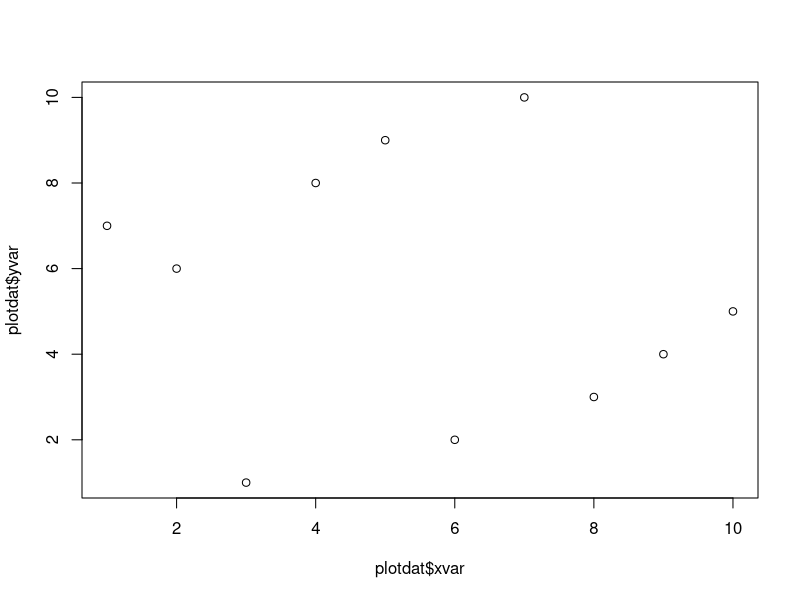
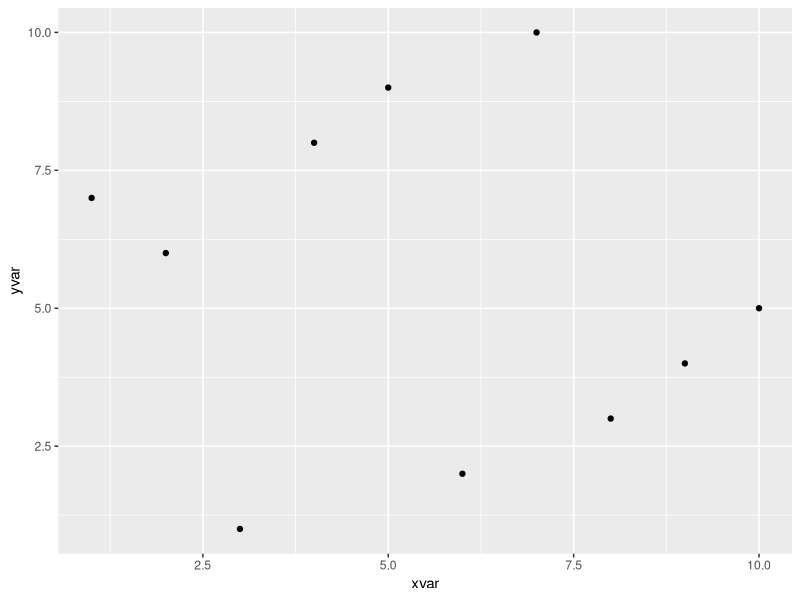
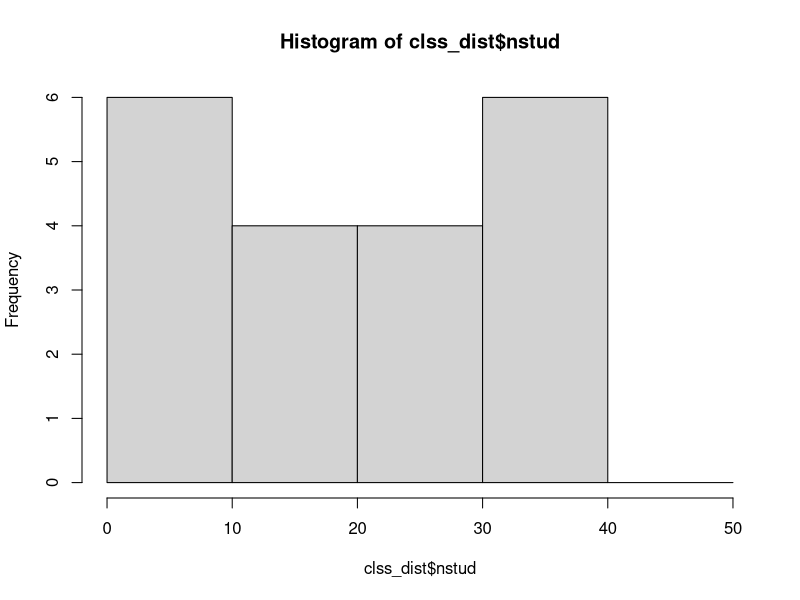
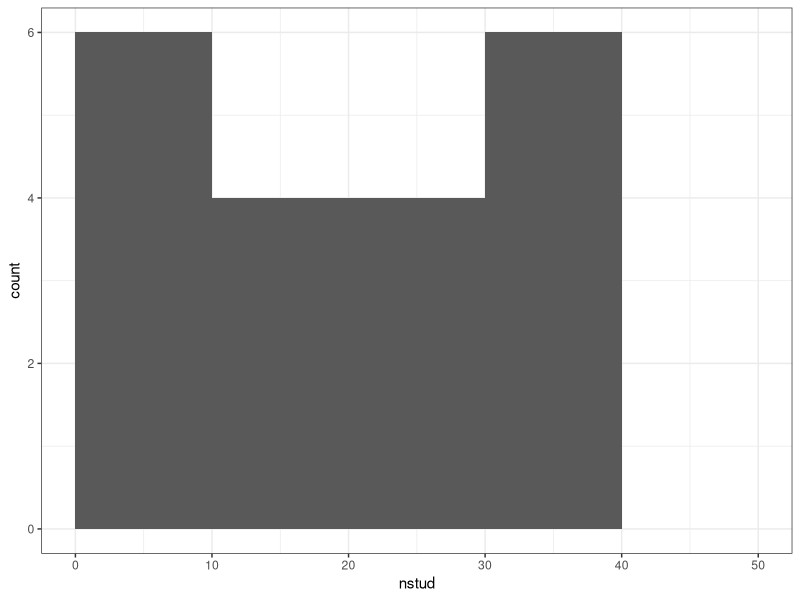
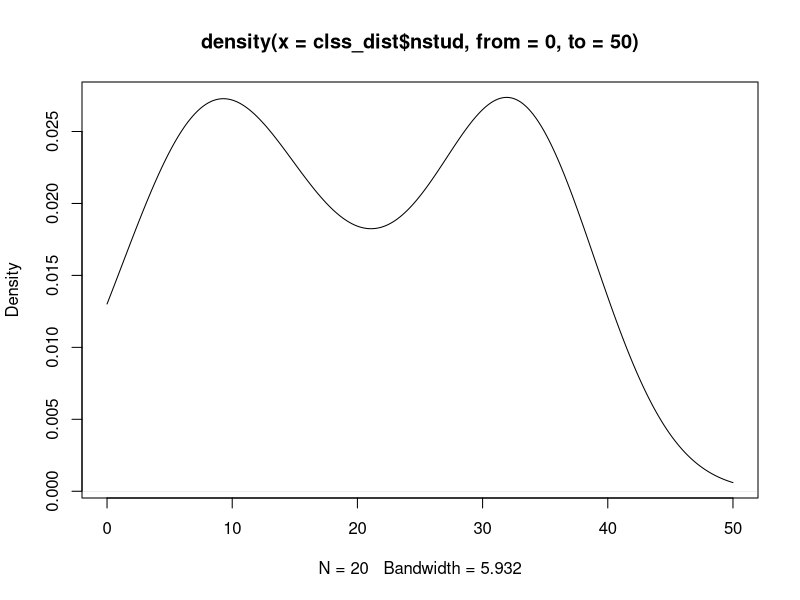
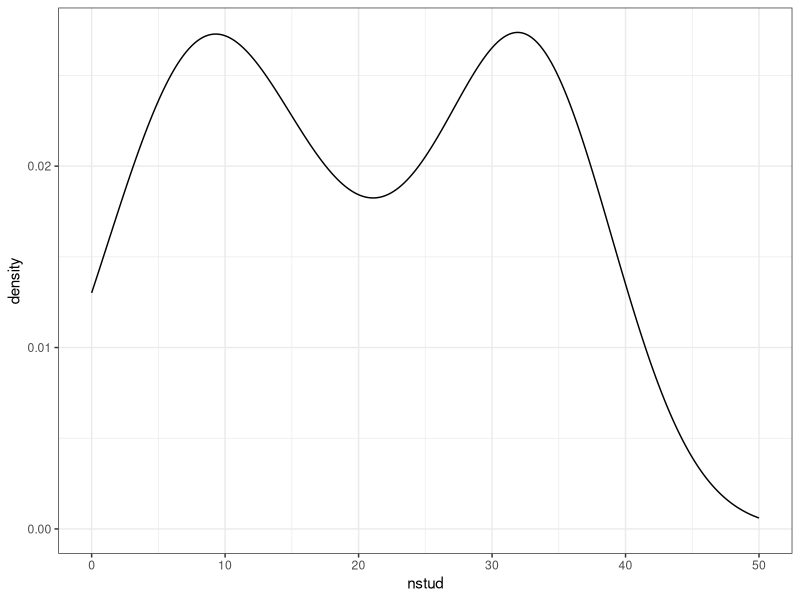
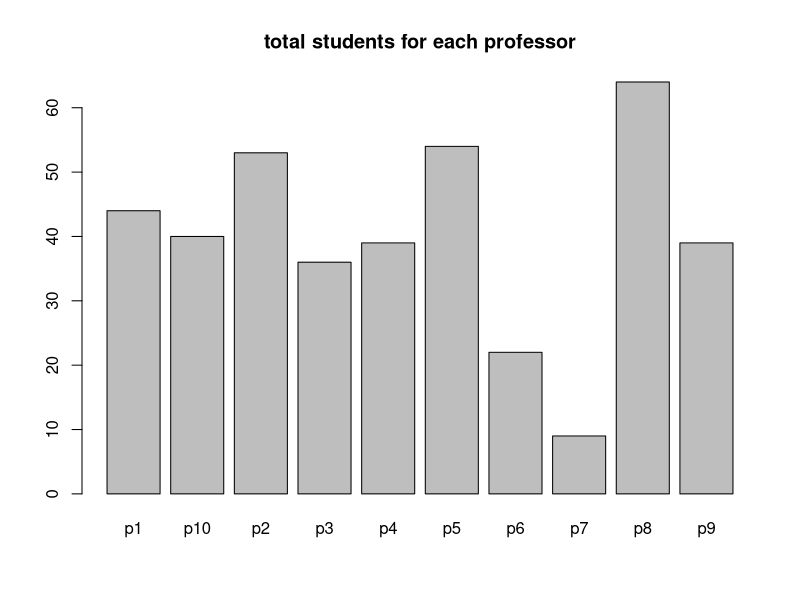
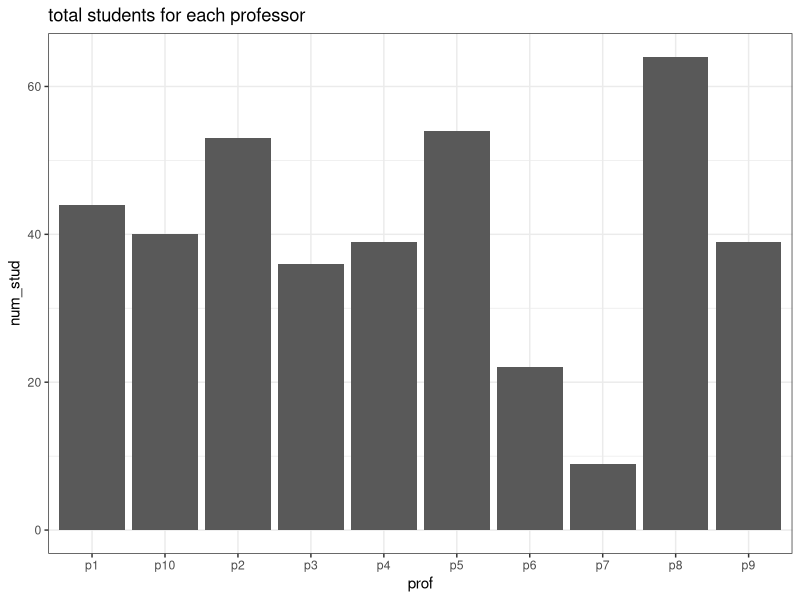

Recreate these plots in R, in order.
# prevent undesired messages + print plots nicely
knitr::opts_chunk$set(
  results="hold", message=FALSE, out.width=450, fig.show="hold"
)
#'

### load dependencies and functions #######################
# === === === === === === 
# 
# pipe-chaining operators
library("magrittr")
# chainable data manipulation operations
library("dplyr")
# the best graphics framework around
library("ggplot2")
#
# define some functions that we'll use below
round_up <- function(x, to=10){
  # round number up to nearest increment of 'to'
  to * (x %/% to + ifelse(x %% to != 0, 1, 0))
}
# === === === === === === 
#'

### simulate some data ####################################
# === === === === === === 
#
# specify number of profs, students, classes
nprof <- 10
nstud <- 100
nclss <- 20
#
# specify num classes taught by profs, taken by students
nteach <- nclss/nprof
ntake  <- 4
#
# create identifiers for profs, studs, classes
prof <- paste0("p", seq_len(nprof))
stud <- paste0("s", seq_len(nstud))
clss <- paste0("c", seq_len(nclss))
#
# assign profs to classes
profclss <- data.frame(
  prof=rep(prof, times=nteach),
  clss=rep(clss, length.out=nprof*nteach), 
  stringsAsFactors=FALSE
)
#
# assign students to classes
studclss <- data.frame(
  # each student, repeated "takes" times
  stud=rep(stud, times=ntake) ,
  # assign students to classes
  clss=c(
    # make sure every student has at least one class
    clss, 
    # randomly assign students to the rest of their classes
    sample(clss, size=(nstud*ntake) -nclss, replace=TRUE, prob=runif(nclss))
  ), 
  stringsAsFactors=FALSE
)
# === === === === === === 
#'

### check and re-simulate data as necessary ###############
# === === === === === === 
#
# since we want our fake data to have certain properties, we'll check
# whether it has them. if it doesn't, we'll re-simulate the relevant bits 
# of it repeatedly until it looks the way we want it to. 
# [this is *not* what we'd do with genuine data, of course!]
#
# check for dupes (dupes = row numbers of studclass that are duplicates)
dupes <- which(duplicated(studclss))
#
# if there are dupes, reassign students to classes until dupes are gone
if (length(dupes) == 0){
  print("no dupes to worry about -- wha are the chances?!")
} else { 
  # assuming we *do* have dupes...
  # initialize counter, to count the number of iterations it takes 
  counter <- 1
  # this keeps looping until length(dupes) == 0, i.e. until dupes are gone
  while (length(dupes) > 0){
    # get a new random value of clss for rows that are dupes
    studclss$clss[dupes] <- sample(clss, size=length(dupes), replace=TRUE)
    # now check what dupes are left (if any)
    dupes <- which(duplicated(studclss))
    # print the iteration number and the number of dupes left
    print(paste0("iteration ",counter,": ",length(dupes)," dupes left"))
    # update the iteration counter
    counter <- counter + 1
  }
  # when while-loop is done running, check that we caught all dupe-enrollments
  studclss %>% group_by(stud) %>% summarize(
    hasdupe=length(clss) != length(unique(clss))
  ) %$% ifelse(
    sum(hasdupe) > 0, paste0("still got ",sum(hasdupe)," dupes!"), "dupes gone!"
  )
}
#
# check get distribution of course loads -- everyone shd have 4 
load_dist <- studclss %>% group_by(stud) %>% 
  summarize(nclss=length(unique(clss))) %$% nclss
#
if (unique(load_dist) != "4") {
  print("woah woah hold up, something is wrong! not everyone has 4 classes :/")
} else {
  print("all good -- everyone has exactly 4 classes. phew :p")
}
# === === === === === === 
#'

### clean, transform, and organize data ###################
# === === === === === === 
#
# compute distribution of class sizes
clss_dist <- studclss %>% group_by(clss) %>% 
  summarize(nstud=length(unique(stud)))
#
# put the class sizes into categories, add as a column
clss_dist$nstud_cat <- cut(
  clss_dist$nstud, breaks=seq(from=0, to=round_up(max(clss_dist$nstud)), by=10)
)
#
# want to combine the prof-class table with the class size table 
# so first check that the columns we'll join by are identical
if (all(sort(unique(clss_dist$clss))==sort(unique(profclss$clss)))){
  print("id column is good to go :)")
} else print("different set of values in id columns :(")
#
#'

# [START HEEEEEEERE] [START HEEEEEEERE] [START HEEEEEEERE] [START HEEEEEEERE]
# [START HEEEEEEERE] [START HEEEEEEERE] [START HEEEEEEERE] [START HEEEEEEERE]

# this sec needs to have:
#   - a reshape command
#   - two diff kinds of joins (or at least 1)
#   - a few dplyr verbs
#   - a pipe chain
#   - go back + forth btwn wide + long (maybe student logicals for each class?)

 
# organize the data into a "tidy" format
# we'll call the dataset we want 'dat'
# 
# we want dat to look like this:
# 
# student  class  professor  class_size  class_size_cat
# 
# 
# there's redundancy here, but in this case it's not inappropriate to have
# 
# first join profs and enrollments by class identifier
dat_prof <- full_join(clss_dist, profclss, by="clss")
head(dat_prof)
# 
# then join students and enrollments by class identifier
dat_stud <- full_join(clss_dist, studclss, by="clss")
head(dat_stud)
# 
# 
# === === === === === === 
#'

### compute summary statistics ############################
# === === === === === === 

# compute summaries
# 
# 
# 
# num students per professor
(profstats <- dat_prof %>% group_by(prof) %>% summarize(
  num_stud=sum(nstud), 
  num_clss=length(unique(clss)),
  mean_size=num_stud/num_clss,
  small=min(nstud),
  big=max(nstud)
))
# 
# class sizes per student
(studstats <- dat_stud %>% group_by(stud) %>% summarize(
  num_stud=sum(nstud), 
  num_clss=length(unique(clss)),
  mean_size=num_stud/num_clss,
  small=min(nstud),
  big=max(nstud)
))

### ****save as [csv OR figure/table?!?!]****
#'

### make some exploratory plots ###########################
# === === === === === === 
# 
# sample data for plot demo
plotdat <- data.frame(xvar=1:10, yvar=sample(1:10))
# 
# simple base plot syntax (scatter)
plot(x=plotdat$xvar, y=plotdat$yvar)
# 
# simple ggplot syntax (scatter)
ggplot(data=plotdat, aes(x=xvar, y=yvar)) + geom_point()
# 
# 
# make some plots using base graphics and ggplot2
# first change general appearance of ggplot2 plots via theme_set()
theme_set(theme_bw())
# [can also try: theme_* for * = classic(), minimal(), dark(), void(), etc. ]
# 
# histogram of class sizes
# base graphics:
hist(clss_dist$nstud, breaks=seq(0, 50, by=10))
# ggplot2 graphics:
ggplot(clss_dist) + 
  geom_histogram(aes(x=nstud), breaks=seq(0, 50, by=10))
# 
# density plot of class size
# base graphics:
plot(density(clss_dist$nstud, from=0, to=50))
# ggplot2 graphics:
ggplot(clss_dist) + 
  geom_density(aes(x=nstud)) + 
  scale_x_continuous(limits=c(0,50))
# 
# barplot with students per professor
# base graphics:
barplot(height=profstats$num_stud, names.arg=profstats$prof, 
        main="total students for each professor")
# ggplot2 graphics:
ggplot(profstats, aes(x=prof, y=num_stud)) + 
  geom_bar(stat="identity") +
  labs(title="total students for each professor")
# 
# [NEED TO HIT: FACETING, ERROR BARS, STYLING, GROUPING VARS, SAVING]
# 
# ANOTHER PLOT
# base graphics:
# plot(...)
# ggplot2 graphics:
# ggplot(...)
# 
# FINAL PLOT
# base graphics:
# plot(...)
# ggplot2 graphics:
# ggplot(...)
#'


### fit some statistical models ###########################
# === === === === === === 
#
# still gotta figger aut wha modeling stuff to hit, if any
#'


